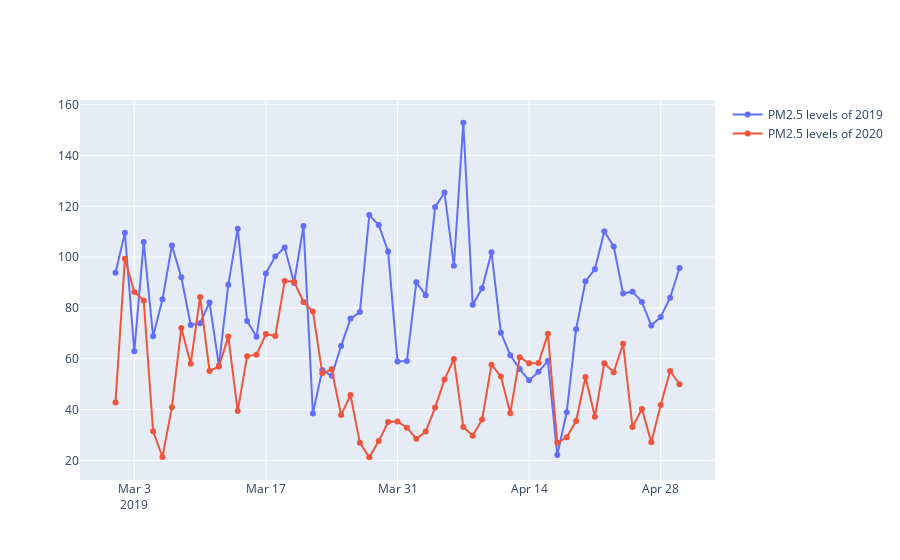
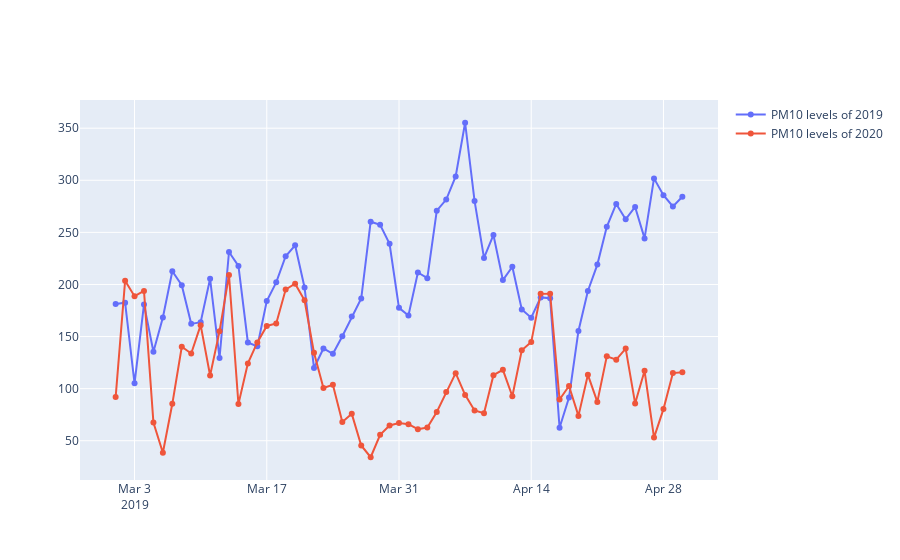

Notebook code cell kept with these figures, in order:
### Code cell
fig = go.Figure()
fig.add_trace(go.Scatter(x=Mar_may_2019['Date'], y=Mar_may_2019['PM2.5'],
                    mode='lines+markers',
                    name='PM2.5 levels of 2019'))
fig.add_trace(go.Scatter(x=Mar_may_2019['Date'], y=Mar_may_2020['PM2.5'],
                    mode='lines+markers',
                    name='PM2.5 levels of 2020'))
fig.show()
fig = go.Figure()
fig.add_trace(go.Scatter(x=Mar_may_2019['Date'], y=Mar_may_2019['PM10'],
                    mode='lines+markers',
                    name='PM10 levels of 2019'))
fig.add_trace(go.Scatter(x=Mar_may_2019['Date'], y=Mar_may_2020['PM10'],
                    mode='lines+markers',
                    name='PM10 levels of 2020'))
fig.show()
